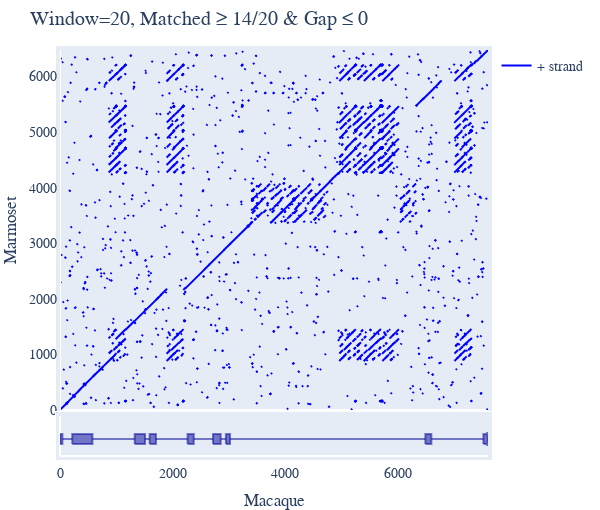

The notebook cell this image was saved under:
### Markdown cell above
### Removing the left track

### Code cell
dp.remove_track(left_track=True)
dp.show()

### Figure 1 — Plotly figure (JSON) as saved in the notebook; plotly's stock layout.template omitted (floating-point values rounded to 4 significant figures; data arrays with more than 128 entries replaced by an {"elided": "..."} marker saying what was removed)
{"data": [{"line": {"color": "blue"}, "mode": "lines", "name": "+ strand", "type": "scatter", "x": {"elided": "8927 int values"}, "xaxis": "x", "y": {"elided": "8927 int values"}, "yaxis": "y"}, {"fill": "toself", "fillcolor": "rgba(0,0,150,0.5)", "hoverinfo": "text", "legendgroup": "CDS", "line": {"color": "rgba(0,0,150,0.5)"}, "mode": "lines", "name": "CDS", "showlegend": false, "text": "ENSMMUT00000042272", "type": "scatter", "x": [0, 0, 43, 43, 0, null, 43, 218, null, 218, 218, 577, 577, 218, null, 577, 1328, null, 1328, 1328, 1512, 1512, 1328, null, 1512, 1593, null, 1593, 1593, 1706, 1706, 1593, null, 1706, 2268, null, 2268, 2268, 2378, 2378, 2268, null, 2378, 2720, null, 2720, 2720, 2857, 2857, 2720, null, 2857, 2949, null, 2949, 2949, 3023, 3023, 2949, null, 3023, 6495, null, 6495, 6495, 6602, 6602, 6495, null, 6602, 7527, null, 7527, 7593.0, 7593.0, 7609, 7593.0, 7593.0, 7527, 7527], "xaxis": "x", "y": [0.3, 0.55, 0.55, 0.3, 0.3, null, 0.425, 0.425, null, 0.3, 0.55, 0.55, 0.3, 0.3, null, 0.425, 0.425, null, 0.3, 0.55, 0.55, 0.3, 0.3, null, 0.425, 0.425, null, 0.3, 0.55, 0.55, 0.3, 0.3, null, 0.425, 0.425, null, 0.3, 0.55, 0.55, 0.3, 0.3, null, 0.425, 0.425, null, 0.3, 0.55, 0.55, 0.3, 0.3, null, 0.425, 0.425, null, 0.3, 0.55, 0.55, 0.3, 0.3, null, 0.425, 0.425, null, 0.3, 0.55, 0.55, 0.3, 0.3, null, 0.425, 0.425, null, 0.3, 0.3, 0.25, 0.425, 0.6, 0.55, 0.55, 0.3], "yaxis": "y2"}], "layout": {"autosize": false, "font": {"family": "Balto", "size": 14}, "height": 510.7, "hovermode": "closest", "margin": {"b": 50, "l": 50, "pad": 4, "r": 50, "t": 50}, "showlegend": true, "title": {"text": "Window=20, Matched ≥ 14/20 & Gap ≤ 0"}, "width": 600, "xaxis": {"anchor": "y2", "domain": [0, 1], "mirror": true, "range": [0, 7609], "showgrid": false, "showline": true, "showticklabels": true, "title": {"text": "Macaque"}, "type": "linear", "visible": true}, "yaxis": {"anchor": "free", "domain": [0.1135, 1], "mirror": true, "position": 0, "range": [0, 6476], "showgrid": false, "showline": true, "showticklabels": true, "title": {"text": "Marmoset"}, "type": "linear", "visible": true}, "yaxis2": {"anchor": "x", "domain": [0, 0.0985], "mirror": true, "range": [0, 1], "showgrid": false, "showline": true, "showticklabels": false, "ticks": "", "type": "linear"}}}
